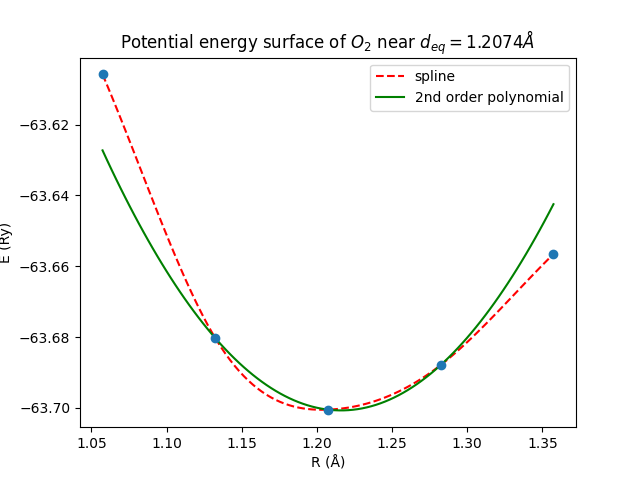

Reproduce this figure in Python.
"""

    FYS-4096 Computational Physics: Exercise 8

    Plotting of the potential energy for O2 molecule using data from
    CSC
"""

import numpy as np
import spline_class
import matplotlib.pyplot as plt


def main():

    # experimental equilibrium value
    d = 1.2074 # Angstrom

    # Points around the value used for calculating the energies
    ds = np.linspace(d-0.15,d+0.15,5)

    # Energies gotten from calculations ( unit: Ry )
    ens = [-63.60581888, -63.68028866, -63.70049255, -63.68788723, -63.65654726]

    # 1d spline
    spl1d = spline_class.spline(x=ds,f=ens,dims=1)
    x = np.linspace(ds[0],ds[-1],100)


    plt.figure()

    # Plot the spline
    plt.plot(x,spl1d.eval1d(x),'r--',label='spline')

    # Numpy's polyfit: parabolic fit. Fit around the minimum points, making the fit
    # more accurate
    fitted_ens = np.polyfit(ds[1:-1],ens[1:-1],2)
    p = np.poly1d(fitted_ens)
    plt.plot(x,p(x),'g',label='2nd order polynomial')

    # Plot the datapoints 
    plt.plot(ds,ens,'.',markersize='12')

    plt.legend()
    plt.xlabel('R (Å)')
    plt.ylabel('E (Ry)')
    plt.title(r'Potential energy surface of $O_2$ near $d_{eq}=1.2074  Å$')
    
    plt.savefig('problem3_plot.png')
if __name__=='__main__':
    main()